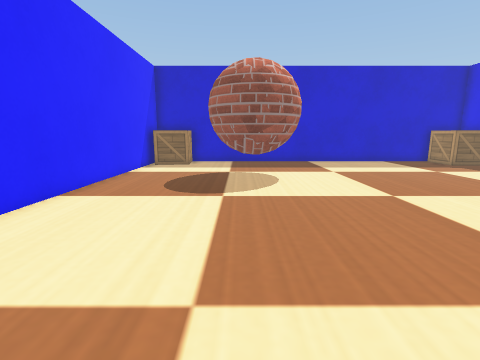
view 1 (above)

13 first-person views from a walk through a robot-simulator world made for Webots. The camera is 0.09 m above the floor, tilts 10° down and sees 85° across. The floor is counted in squares, 0.05 m on a side. Each view is taken from the middle of a square. On the plan, view 1 faces up. The plan holds only what a view shows up to about 15 squares ahead; the rest is blank. The robots in the file are not drawn. Simple shapes and patterns stand in for the simulator's stock objects.

view 2
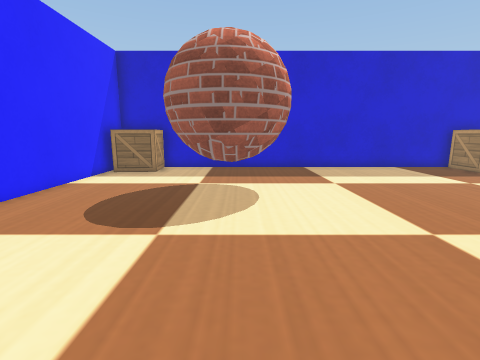

view 3
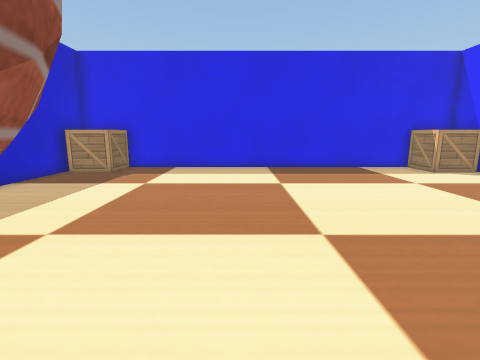

view 4
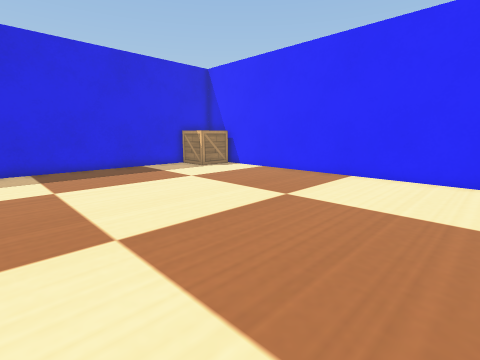

view 5
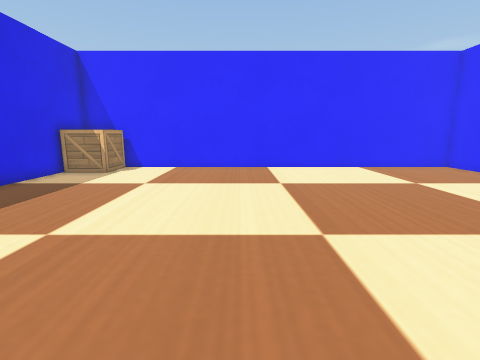

view 6
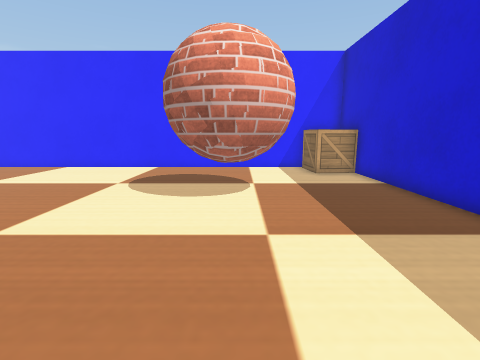

view 7
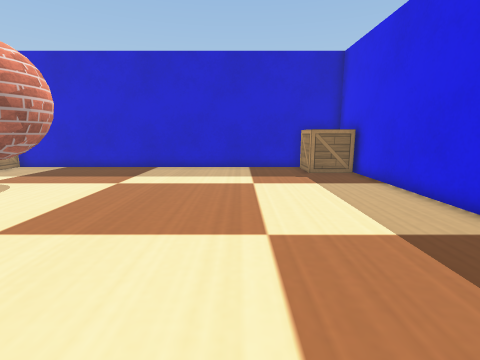

view 8
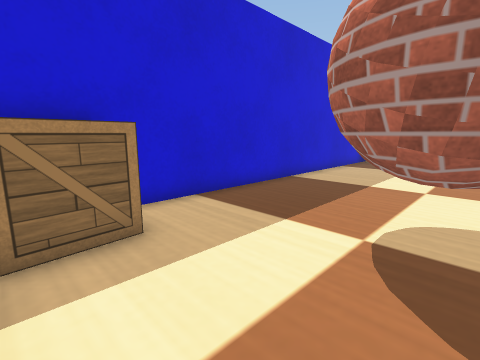

view 9
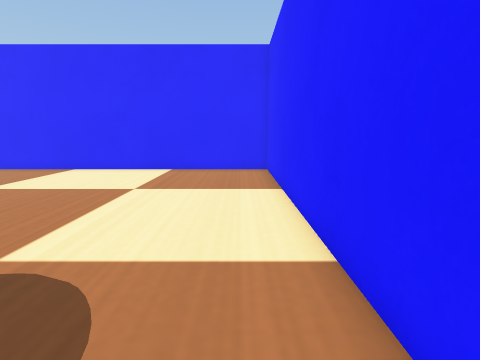

view 10
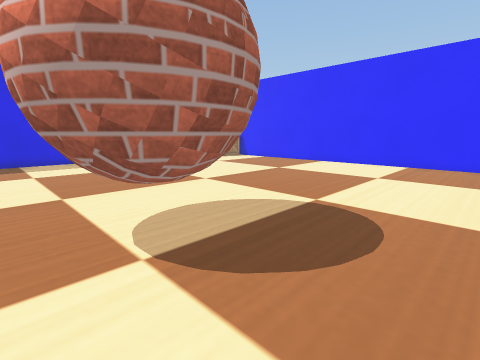

view 11
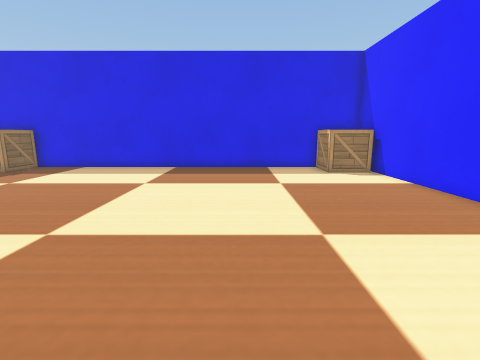

view 12
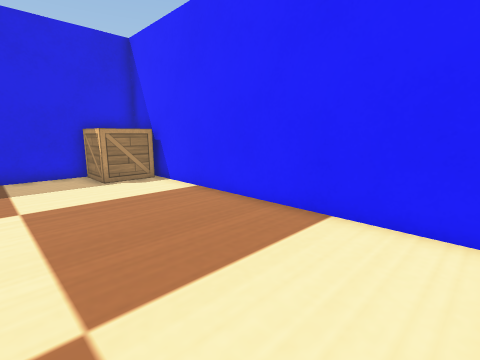

view 13
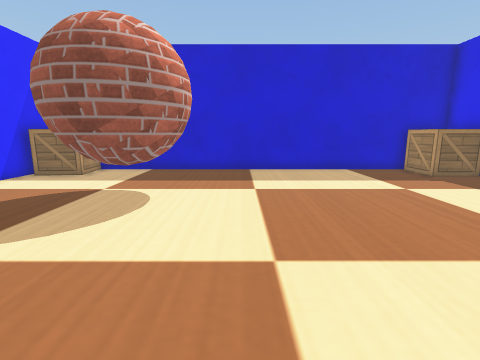

### Floor plan
Key: @ floor where view 1 was taken; # wall or solid block; . floor; B wooden box; R brick ball.
Columns run from 6 left of view 1 to 15 right of it. Each row starts with its distance up from view 1.
 18 ######################
 17 #BBB..............BBB#
 16 #BBB..............B B#
 15 ##................BBB#
 14 #......R.............#
 13 #....RRRR............#
 12 #....RRRR............#
 11 #....RRRR............#
 10 #.....RRR............#
  9 #....................#
  8 #....................#
  7 #....................#
  6 #....................#
  5 #....................#
  4 #....................#
  3 #....................#
  2 #....................#
  1 #....................#
  0 #.....@............BB#
 -1 #.................B B#
 -2 #.................BBB#
 -3 ######################

Where each view was taken, in squares from view 1:
view 1: 0 up, 0 right, facing up
view 2: 3 up, 1 right, facing up
view 3: 9 up, 0 right, facing right
view 4: 9 up, 0 right, facing down-right
view 5: 12 up, 6 right, facing down
view 6: 12 up, 9 right, facing left
view 7: 3 up, 9 right, facing up
view 8: 11 up, 5 left, facing up-right
view 9: 11 up, 4 left, facing down
view 10: 14 up, 4 left, facing down-right
view 11: 4 up, 0 right, facing right
view 12: 3 up, 2 right, facing down-right
view 13: 4 up, 4 right, facing up
